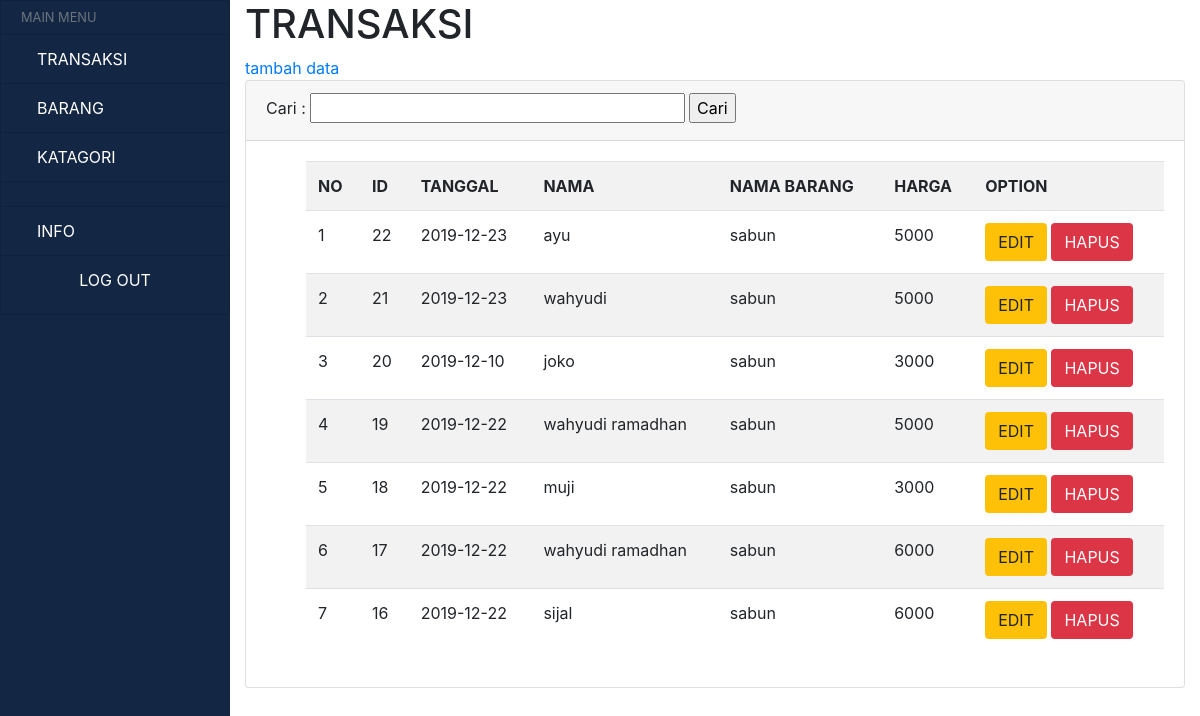
Screenshot of /admin/index_transaksi.php with the database file from the repository.
### tables this page shows
CREATE TABLE `transaksi` (
  `id_transaksi` int(11) NOT NULL,
  `tanggal` date NOT NULL,
  `nama` text NOT NULL,
  `id_barang` int(11) NOT NULL
);

CREATE TABLE `barang` (
  `id_barang` int(11) NOT NULL,
  `id_kat` int(11) NOT NULL,
  `nama_barang` text NOT NULL,
  `harga_barang` int(9) NOT NULL
);

### admin/index_transaksi.php (the view, shortened to what this page needs)
<!DOCTYPE html>
<html lang="en">
<head>
    <link rel="stylesheet" href="css/bootstrap.min.css">
    <link rel="stylesheet" href="css/mycss.css">
</head>
<body>
    <div class="container-fluid p-0 ">
        <div class="row" id="body-row">
            <div id="sidebar-container" class="sidebar-expanded d-none d-md-block">
                <ul class="list-group">
                    <li class="list-group-item sidebar-separator-title text-muted d-flex align-items-center menu-collapsed">
                        <small>MAIN MENU</small>
                    </li>
                    <a href="index_transaksi.php" data-toggle="collapse" aria-expanded="false" class="bg-dark list-group-item list-group-item-action flex-column align-items-start">
                        <div class="d-flex w-100 justify-content-start align-items-center">
                            <span class="menu-collapsed">TRANSAKSI</span>
                        </div>
                    </a>
                    <a href="index_barang.php" data-toggle="collapse" aria-expanded="false" class="bg-dark list-group-item list-group-item-action flex-column align-items-start">
                        <div class="d-flex w-100 justify-content-start align-items-center">
                            <span class="menu-collapsed">BARANG</span>
                        </div>
                    </a>
                    <a href="index_katagori.php" class="bg-dark list-group-item list-group-item-action">
                        <div class="d-flex w-100 justify-content-start align-items-center">
                            <span class="menu-collapsed">KATAGORI</span>
                        </div>
                    </a>
                    <li class="list-group-item sidebar-separator menu-collapsed"></li>
                    <a href="info.php" class="bg-dark list-group-item list-group-item-action">
                        <div class="d-flex w-100 justify-content-start align-items-center">
                            <span class="menu-collapsed">INFO</span>
                        </div>
                    </a>
                    <li class="list-group-item logo-separator d-flex justify-content-center">
                      <a href="logout.php" class=" text-black-50"> LOG OUT </a>
                    </li>
                </ul>
            </div>
          <div class="col">
                <h1>
                    TRANSAKSI
                </h1>
                <a href="input_transaksi.php">tambah data</a>
                <div class="card">
                    <div class="card-header">
                        <form action="index_transaksi.php" method="get">
                    <label>Cari :</label>
                    <input type="text" class=" col-5" name="cari">
                    <input type="submit" value="Cari">
                    </form></div>
                    <div class="card-body">
                        <ul>
                        <?php
                        $koneksi = mysqli_connect("localhost","root","","db_penjualan");
                        ?>
            <table class="table col-1 table-striped">
                    <tr >
                        <th>NO</th>
                        <th>ID</th>
                        <th>TANGGAL</th>
                        <th>NAMA</th>
                        <th>NAMA BARANG</th>
                        <th>HARGA</th>
                        <th>OPTION</th>
                    </tr>
                <?php
                if(isset($_GET['cari'])){
                    $cari = $_GET['cari'];
                    $data = mysqli_query($koneksi,"SELECT * from transaksi INNER JOIN barang ON transaksi.id_barang = barang.id_barang   where nama like '%".$cari."%'");
                }else{
                    $data = mysqli_query($koneksi,"SELECT * from transaksi INNER JOIN barang ON transaksi.id_barang = barang.id_barang ORDER BY id_transaksi DESC");
                }
                $no = 1;
                while($d = mysqli_fetch_array($data)){
                ?>
                <tr>
                        <td><?php echo $no++; ?></td>
                        <td><?php echo $d['id_transaksi']; ?></td>
                        <td><?php echo $d['tanggal']; ?></td>
                        <td><?php echo $d['nama']; ?></td>
                        <td><?php echo $d['nama_barang']; ?></td>
                        <td><?php echo $d['harga_barang']; ?></td>
                                        <td>
                                            <a name="id_transaksi" class=" badge-warning btn" href="edit_transaksi.php?id_transaksi=<?php echo $d['id_transaksi']; ?>">EDIT</a>
                                            <a name="id_transaksi" class=" badge-danger btn" href="hapus_transaksi.php?id_transaksi=<?php echo $d['id_transaksi']; ?>">HAPUS</a>
                                        </td>
                        </tr>
                <?php }
                ?>
            </table>
                        </ul>
                    </div>
                </div>
            </div>
        </div>
    </div>
</body>
</html>

### admin/css/mycss.css (style rules this page uses)
#body-row { margin-left: 0; margin-right: 0; }
#sidebar-container { min-height: 100vh; background-color: #132644; padding: 0; }
.sidebar-expanded { width: 230px; }
#sidebar-container .list-group a { height: 50px; color: white; }
#sidebar-container .list-group li.list-group-item { background-color: #132644; }
.sidebar-separator-title { background-color: #132644; height: 35px; }
.sidebar-separator { background-color: #132644; height: 25px; }
.logo-separator { background-color: #132644; height: 60px; }
a.bg-dark { background-color: #132644 !important; }

### rows the page displays
transaksi: id_transaksi "22", tanggal "2019-12-23", nama "ayu", id_barang.nama_barang "sabun", id_barang.harga_barang "5000"
transaksi: id_transaksi "21", tanggal "2019-12-23", nama "wahyudi", id_barang.nama_barang "sabun", id_barang.harga_barang "5000"
transaksi: id_transaksi "20", tanggal "2019-12-10", nama "joko", id_barang.nama_barang "sabun", id_barang.harga_barang "3000"
transaksi: id_transaksi "19", tanggal "2019-12-22", nama "wahyudi ramadhan", id_barang.nama_barang "sabun", id_barang.harga_barang "5000"
transaksi: id_transaksi "18", tanggal "2019-12-22", nama "muji", id_barang.nama_barang "sabun", id_barang.harga_barang "3000"
transaksi: id_transaksi "17", tanggal "2019-12-22", nama "wahyudi ramadhan", id_barang.nama_barang "sabun", id_barang.harga_barang "6000"
transaksi: id_transaksi "16", tanggal "2019-12-22", nama "sijal", id_barang.nama_barang "sabun", id_barang.harga_barang "6000"
